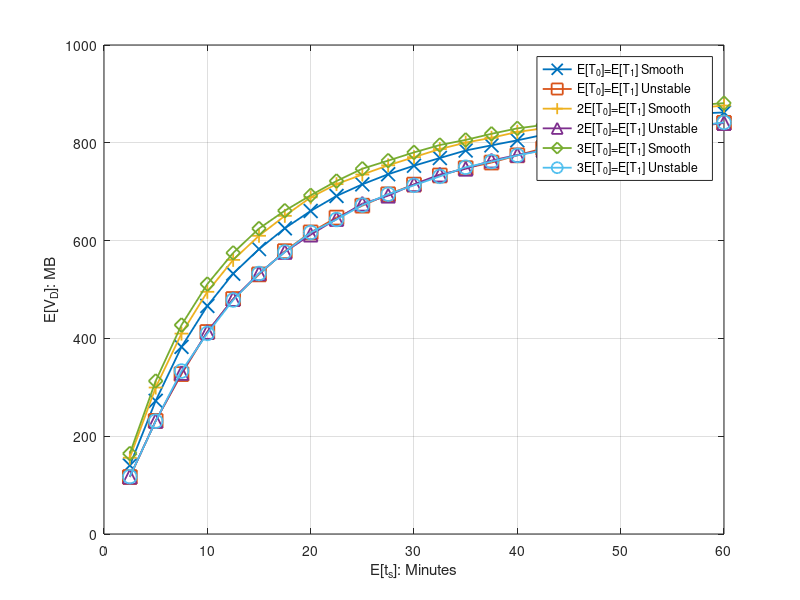

Recreate this plot in MATLAB.
%% File size
%N=10000
%x_label =[0	1	2	3	4	5	6	7	8	9	10	11	12	13	14	15	16	17	18	20	21	22	23	24	26]
%N=50000
%x_label =[0	1	2	3	4	5	6	7	8	9	10	11	12	13	14	15	16	17	18	19	20	21	22	23	24	26	27	29]
%N=100000
%x_label =[0.5	1	1.5	2	2.5	3	3.5	4	4.5	5	5.5	6	6.5	7	7.5	8	8.5	9	9.5	10]

x_label =[2.5	5	7.5	10	12.5	15	17.5	20	22.5	25	27.5	30	32.5	35	37.5	40	42.5	45	47.5	50	52.5	55	57.5	60]


%% for DeadlinMissRatio

%Miss ratio
%y_11 = [0.99898	0.97016	0.90604	0.82978	0.75524	0.69556	0.63872	0.59004	0.54448	0.50976	0.4796	0.44938	0.42202	0.39778	0.37884	0.36178	0.34284	0.3259	0.31264	0.3012	0.2872	0.2748	0.26346	0.26088]
%y_12 = [0.99976	0.98502	0.9433	0.87926	0.81792	0.76094	0.70154	0.65308	0.60904	0.5733	0.54022	0.50848	0.48132	0.45578	0.43662	0.41344	0.38982	0.3819	0.36494	0.34902	0.33302	0.32416	0.31156	0.29734]

%y_21 = [0.99806	0.9581	0.88244	0.8006	0.72224	0.65702	0.60272	0.54902	0.5076	0.476	0.44394	0.41718	0.39104	0.3676	0.35006	0.33168	0.31658	0.29972	0.28668	0.2771	0.26476	0.25678	0.24436	0.23614]
%y_22 = [0.9999	0.98472	0.94244	0.87968	0.81688	0.75848	0.70422	0.65768	0.6131	0.57128	0.5431	0.50636	0.47778	0.45808	0.43148	0.41222	0.39522	0.38126	0.36282	0.34606	0.33714	0.32046	0.30856	0.3]

%y_31 = [0.99762	0.95244	0.86922	0.784	0.70654	0.63938	0.5866	0.5393	0.49734	0.45314	0.43004	0.40096	0.37532	0.3548	0.336	0.31658	0.30436	0.29066	0.2744	0.26472	0.25604	0.24498	0.23226	0.22522]
%y_32 = [0.99968	0.98622	0.94012	0.8831	0.81778	0.75858	0.70514	0.65048	0.61564	0.5737	0.53894	0.51038	0.48174	0.45458	0.43526	0.4155	0.39576	0.37954	0.36434	0.34662	0.33534	0.31958	0.3087	0.297]

%E[V_O]
%y_11 = [46.801758	90.739396	128.178007	156.81823	179.340837	196.382996	210.943965	223.246529	233.703812	241.632897	248.895903	255.116107	260.427434	265.650157	269.174946	272.961071	276.29563	279.733982	282.337964	284.688298	287.220219	289.695328	291.929199	292.250955]
%y_12 = [23.193111	46.329156	65.523046	82.645122	96.057002	106.210037	116.016533	123.445128	129.87877	134.330519	139.374206	143.736082	147.120944	150.128677	152.536403	155.331403	158.247626	159.128115	161.592641	162.980389	165.228625	165.653747	167.474868	169.1841]

%y_21 = [62.375791	120.59805	165.776256	201.42927	229.021995	249.817343	266.999037	282.842835	294.514071	303.238296	311.434231	318.177304	325.611212	331.446722	335.400051	340.108675	343.675605	347.8205	351.624364	353.413337	356.523391	358.156539	361.952584	363.67891]
%y_22 = [23.478293	46.490204	65.872277	82.757861	96.264961	106.72188	115.551595	122.778593	129.423498	135.775572	138.670203	143.420787	147.680628	149.971852	153.530511	155.896271	157.579877	159.576964	161.10563	163.179086	164.550661	166.387298	167.984914	168.97415]

%y_31 = [70.598712	135.373816	186.693961	225.238057	254.808474	278.563115	295.564654	310.932704	324.401847	336.564205	343.971892	352.267678	359.762584	364.644812	370.29262	376.420538	379.538109	383.606145	388.41725	390.349457	392.803668	395.480918	399.008909	401.307348]
%y_32 = [23.375908	46.025193	66.505275	82.279679	95.766256	106.780027	115.813335	123.582943	129.06973	134.945173	139.30061	142.945116	146.922712	150.523799	153.038814	155.492141	157.356186	159.306733	161.343919	163.169272	164.571521	166.585517	167.938218	169.264634]

%E[V_D]
y_11 = [140.189944	272.29611	382.65312	466.381135	532.482074	582.628555	625.179833	660.592982	691.270259	715.082348	735.654987	753.140422	768.853881	784.310851	794.793266	805.079683	816.271769	824.88286	833.561805	839.453203	847.925831	853.443966	859.922563	862.061342]
y_12 = [116.480315	231.37292	327.014326	413.094336	480.556438	530.873883	578.383954	616.750143	647.061545	671.462747	694.712173	714.53543	733.216792	748.178578	759.60865	774.348259	788.620124	792.519009	803.666571	811.380204	821.75068	825.51531	833.240205	840.793694]

y_21 = [155.966886	299.506432	409.806039	495.284094	560.543558	609.883271	650.60853	688.410577	715.498518	735.098412	753.920588	770.651453	787.222671	800.394133	810.296237	822.223708	829.52304	839.43283	848.550287	852.018883	859.143221	862.993418	871.513976	876.163536]
y_22 = [117.202143	231.183992	329.358269	413.349062	480.621364	532.989484	576.710003	612.137492	644.089293	675.572014	691.769735	715.116957	735.107302	746.823572	763.711593	775.156629	785.01032	794.860521	803.074031	813.75977	819.641468	828.580616	836.005701	840.376855]

y_31 = [164.523058	312.875477	427.392975	511.121311	574.874798	624.636598	661.195281	692.564438	721.851287	746.960041	763.582934	780.381099	795.447496	805.906907	818.390994	829.53548	836.365536	845.281552	854.884196	858.835845	864.750833	870.195821	877.151053	881.139375]
y_32 = [117.337597	230.728932	333.259798	410.147248	478.498034	532.71928	576.719812	616.583949	643.140884	672.557773	694.974484	713.023785	731.329313	749.98988	761.680147	774.244391	784.433617	794.325181	803.318954	813.041467	820.998343	830.283279	835.10955	841.745773]


i = i+1;
figure(i)

plot(x_label,y_11,'-x', 'MarkerSize',10, 'LineWidth',1.3)
hold on
plot(x_label,y_12,'-s', 'MarkerSize',10, 'LineWidth',1.3)
hold on
plot(x_label,y_21,'-+', 'MarkerSize',10, 'LineWidth',1.3)
hold on
plot(x_label,y_22,'-^', 'MarkerSize',10, 'LineWidth',1.3)
hold on
plot(x_label,y_31,'-d', 'MarkerSize',10, 'LineWidth',1.3)
hold on
plot(x_label,y_32,'-o', 'MarkerSize',10, 'LineWidth',1.3)
hold on


%xlabel('E[t_s]: seconds')
%ylabel('E[V_O]: MB')
xlabel('E[t_s]: Minutes')
ylabel('E[V_D]: MB')

%xticklabels({'62.5','125','250','500','1000','2000','4000','8000'});
%xticklabels({'10','20','40','80','160','320','640','1280'});
%xticklabels({'50','100','150','200','250','300','350','400'});

%xticklabels({'0',	'1',	'2',	'3',	'4','5',	'6',	'7',	'8',	'9',	'10',	'11',	'12',	'13',	'14',	'15',	'16',	'17'	,'18'	,'20'	,'21'	,'22',	'23',	'24',	'26'});
%set(gca, 'XTick', x_label);

%legend({'F=200','F=500','F=1000'},'NumColumns',1);
legend({'E[T_0]=E[T_1] Smooth ','E[T_0]=E[T_1] Unstable ','2E[T_0]=E[T_1] Smooth ','2E[T_0]=E[T_1] Unstable ','3E[T_0]=E[T_1] Smooth ','3E[T_0]=E[T_1] Unstable '},'NumColumns',1);

hold off;
grid on;